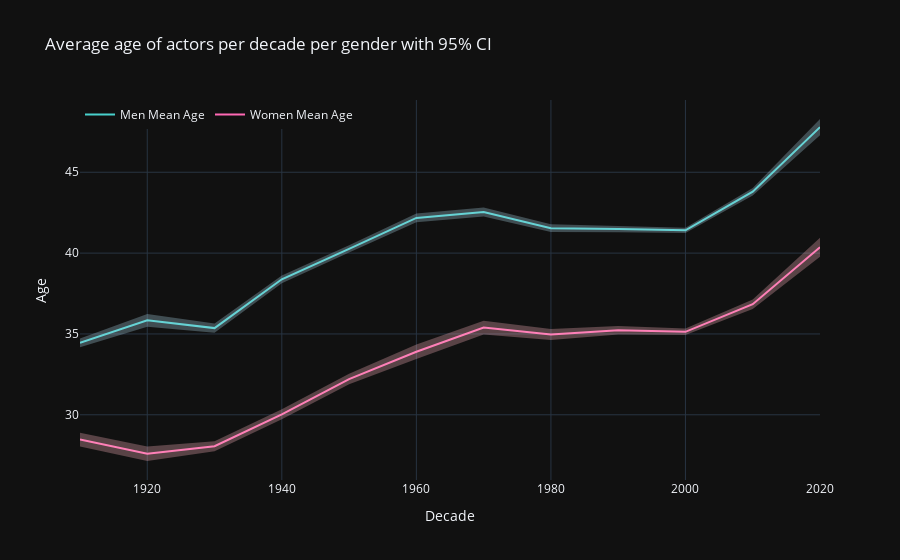

Source (notebook cell):
### Code cell
#plot the plot with plotly to have an interactive plot
fig = go.Figure([
    go.Scatter(
        name='Men Mean Age',
        x=men_data['decade'],
        y=men_data['mean'],
        mode='lines',
        line=dict(color='mediumturquoise'),
    ),
    go.Scatter(
        name='Upper Bound',
        x = men_data['decade'],
        y = men_data['upper_bound'],
        mode='lines',
        marker=dict(color="#444"),
        line=dict(width=0),
        showlegend=False
    ),
    go.Scatter(
        name='Lower Bound',
        x=men_data['decade'],
        y=men_data['lower_bound'],
        marker=dict(color="#444"),
        line=dict(width=0),
        mode='lines',
        fillcolor='rgba(173, 216, 230, 0.3)',
        fill='tonexty',
        showlegend=False
    ),
    go.Scatter(
        name='Women Mean Age',
        x=women_data['decade'],
        y=women_data['mean'],
        mode='lines',
        line=dict(color='hotpink'),
    ),
    go.Scatter(
        name='Upper Bound',
        x = women_data['decade'],
        y = women_data['upper_bound'],
        mode='lines',
        marker=dict(color="#444"),
        line=dict(width=0),
        showlegend=False
    ),
    go.Scatter(
        name='Lower Bound',
        x=women_data['decade'],
        y=women_data['lower_bound'],
        marker=dict(color="#444"),
        line=dict(width=0),
        mode='lines',
        fillcolor='rgba(255, 182, 193, 0.3)',
        fill='tonexty',
        showlegend=False
    )
])

# Create figure
fig.update_layout(
    yaxis_title='Age',
    xaxis_title = 'Decade',
    title='Average age of actors per decade per gender with 95% CI',
    hovermode="x",
    legend=dict(x=0, y=1, traceorder='normal', orientation='h')

)

# Show the interactive plot
fig.show()

### Figure 1 — Plotly figure (JSON) as saved in the notebook; plotly's stock layout.template omitted (floating-point values rounded to 4 significant figures)
{"data": [{"line": {"color": "mediumturquoise"}, "mode": "lines", "name": "Men Mean Age", "x": [1910, 1920, 1930, 1940, 1950, 1960, 1970, 1980, 1990, 2000, 2010, 2020], "y": [34.45, 35.84, 35.36, 38.38, 40.26, 42.18, 42.54, 41.54, 41.48, 41.41, 43.8, 47.79], "type": "scatter"}, {"line": {"width": 0}, "marker": {"color": "#444"}, "mode": "lines", "name": "Upper Bound", "showlegend": false, "x": [1910, 1920, 1930, 1940, 1950, 1960, 1970, 1980, 1990, 2000, 2010, 2020], "y": [34.72, 36.24, 35.65, 38.62, 40.49, 42.46, 42.82, 41.79, 41.68, 41.57, 44.02, 48.29], "type": "scatter"}, {"fill": "tonexty", "fillcolor": "rgba(173, 216, 230, 0.3)", "line": {"width": 0}, "marker": {"color": "#444"}, "mode": "lines", "name": "Lower Bound", "showlegend": false, "x": [1910, 1920, 1930, 1940, 1950, 1960, 1970, 1980, 1990, 2000, 2010, 2020], "y": [34.18, 35.45, 35.07, 38.14, 40.04, 41.9, 42.27, 41.3, 41.29, 41.25, 43.57, 47.29], "type": "scatter"}, {"line": {"color": "hotpink"}, "mode": "lines", "name": "Women Mean Age", "x": [1910, 1920, 1930, 1940, 1950, 1960, 1970, 1980, 1990, 2000, 2010, 2020], "y": [28.47, 27.59, 28.06, 30.03, 32.21, 33.9, 35.39, 34.96, 35.23, 35.13, 36.84, 40.37], "type": "scatter"}, {"line": {"width": 0}, "marker": {"color": "#444"}, "mode": "lines", "name": "Upper Bound", "showlegend": false, "x": [1910, 1920, 1930, 1940, 1950, 1960, 1970, 1980, 1990, 2000, 2010, 2020], "y": [28.89, 28.04, 28.37, 30.34, 32.53, 34.35, 35.82, 35.31, 35.5, 35.34, 37.12, 40.95], "type": "scatter"}, {"fill": "tonexty", "fillcolor": "rgba(255, 182, 193, 0.3)", "line": {"width": 0}, "marker": {"color": "#444"}, "mode": "lines", "name": "Lower Bound", "showlegend": false, "x": [1910, 1920, 1930, 1940, 1950, 1960, 1970, 1980, 1990, 2000, 2010, 2020], "y": [28.04, 27.14, 27.75, 29.72, 31.88, 33.46, 34.96, 34.62, 34.97, 34.93, 36.55, 39.78], "type": "scatter"}], "layout": {"legend": {"x": 0, "y": 1, "traceorder": "normal", "orientation": "h"}, "yaxis": {"title": {"text": "Age"}}, "xaxis": {"title": {"text": "Decade"}}, "title": {"text": "Average age of actors per decade per gender with 95% CI"}, "hovermode": "x"}}
